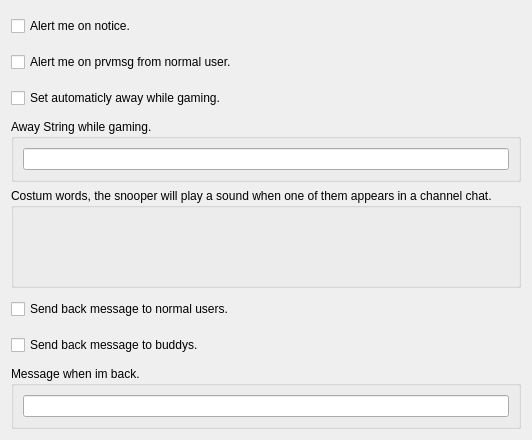
             <widget class="QWidget" name="scrollAreaWidgetContents_2">
              <property name="geometry">
               <rect>
                <x>0</x>
                <y>0</y>
                <width>473</width>
                <height>438</height>
               </rect>
              </property>
              <layout class="QHBoxLayout" name="horizontalLayout_28">
               <item>
                <layout class="QVBoxLayout" name="verticalLayout">
                 <item>
                  <widget class="QCheckBox" name="cbalertmeonnotice">
                   <property name="minimumSize">
                    <size>
                     <width>0</width>
                     <height>30</height>
                    </size>
                   </property>
                   <property name="text">
                    <string>Alert me on notice.</string>
                   </property>
                   <property name="checked">
                    <bool>false</bool>
                   </property>
                  </widget>
                 </item>
                 <item>
                  <widget class="QCheckBox" name="cbalertfromnormal">
                   <property name="minimumSize">
                    <size>
                     <width>0</width>
                     <height>30</height>
                    </size>
                   </property>
                   <property name="text">
                    <string>Alert me on prvmsg from normal user.</string>
                   </property>
                   <property name="checked">
                    <bool>false</bool>
                   </property>
                  </widget>
                 </item>
                 <item>
                  <widget class="QCheckBox" name="cbsetawaywhilegaming">
                   <property name="minimumSize">
                    <size>
                     <width>0</width>
                     <height>30</height>
                    </size>
                   </property>
                   <property name="text">
                    <string>Set automaticly away while gaming.</string>
                   </property>
                   <property name="checked">
                    <bool>false</bool>
                   </property>
                  </widget>
                 </item>
                 <item>
                  <widget class="QGroupBox" name="groupBox_5">
                   <property name="enabled">
                    <bool>true</bool>
                   </property>
                   <property name="minimumSize">
                    <size>
                     <width>0</width>
                     <height>63</height>
                    </size>
                   </property>
                   <property name="maximumSize">
                    <size>
                     <width>16777215</width>
                     <height>63</height>
                    </size>
                   </property>
                   <property name="title">
                    <string>Away String while gaming. </string>
                   </property>
                   <layout class="QHBoxLayout" name="horizontalLayout_7">
                    <item>
                     <widget class="QLineEdit" name="leawaystring"/>
                    </item>
                   </layout>
                  </widget>
                 </item>
                 <item>
                  <widget class="QGroupBox" name="groupBox_7">
                   <property name="minimumSize">
                    <size>
                     <width>0</width>
                     <height>100</height>
                    </size>
                   </property>
                   <property name="title">
                    <string>Costum words, the snooper will play a sound when one of them appears in a channel chat.</string>
                   </property>
                   <layout class="QHBoxLayout" name="horizontalLayout_37">
                    <property name="margin">
                     <number>2</number>
                    </property>
                    <item>
                     <layout class="QHBoxLayout" name="costum_combobox_layout"/>
                    </item>
                   </layout>
                  </widget>
                 </item>
                 <item>
                  <widget class="QCheckBox" name="chbbacktonormals">
                   <property name="minimumSize">
                    <size>
                     <width>0</width>
                     <height>30</height>
                    </size>
                   </property>
                   <property name="text">
                    <string>Send back message to normal users.</string>
                   </property>
                   <property name="checked">
                    <bool>false</bool>
                   </property>
                  </widget>
                 </item>
                 <item>
                  <widget class="QCheckBox" name="chbbacktobuddys">
                   <property name="minimumSize">
                    <size>
                     <width>0</width>
                     <height>30</height>
                    </size>
                   </property>
                   <property name="text">
                    <string>Send back message to buddys.</string>
                   </property>
                   <property name="checked">
                    <bool>false</bool>
                   </property>
                  </widget>
                 </item>
                 <item>
                  <widget class="QGroupBox" name="groupBox_16">
                   <property name="minimumSize">
                    <size>
                     <width>0</width>
                     <height>63</height>
                    </size>
                   </property>
                   <property name="title">
                    <string>Message when im back.</string>
                   </property>
                   <layout class="QHBoxLayout" name="horizontalLayout_27">
                    <item>
                     <widget class="QLineEdit" name="lebackmessage">
                      <property name="text">
                       <string/>
                      </property>
                     </widget>
                    </item>
                   </layout>
                  </widget>
                 </item>
                </layout>
               </item>
              </layout>
             </widget>
